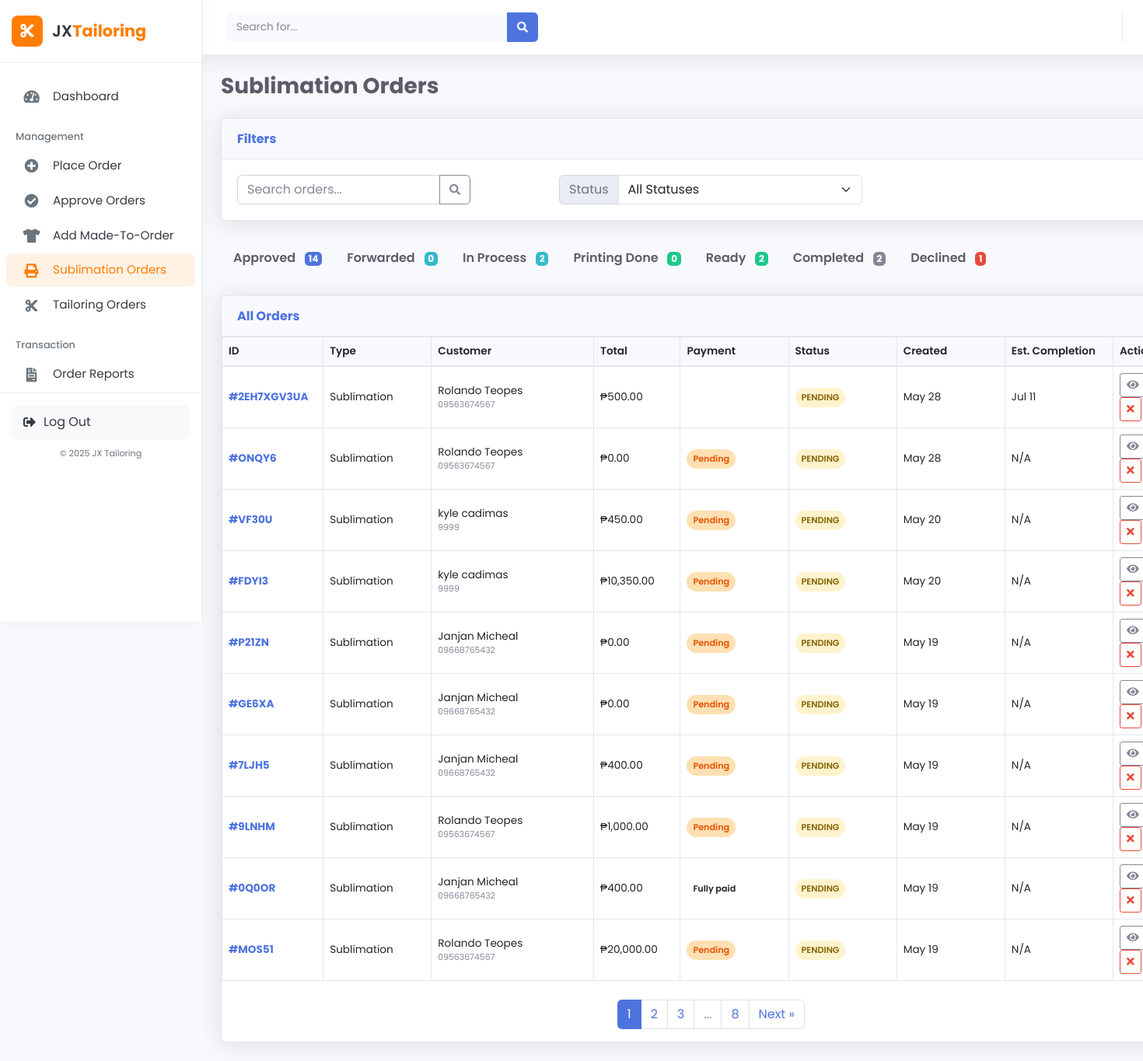
Before: /staff/sublimation_orders.php (signed in) with the older database file.
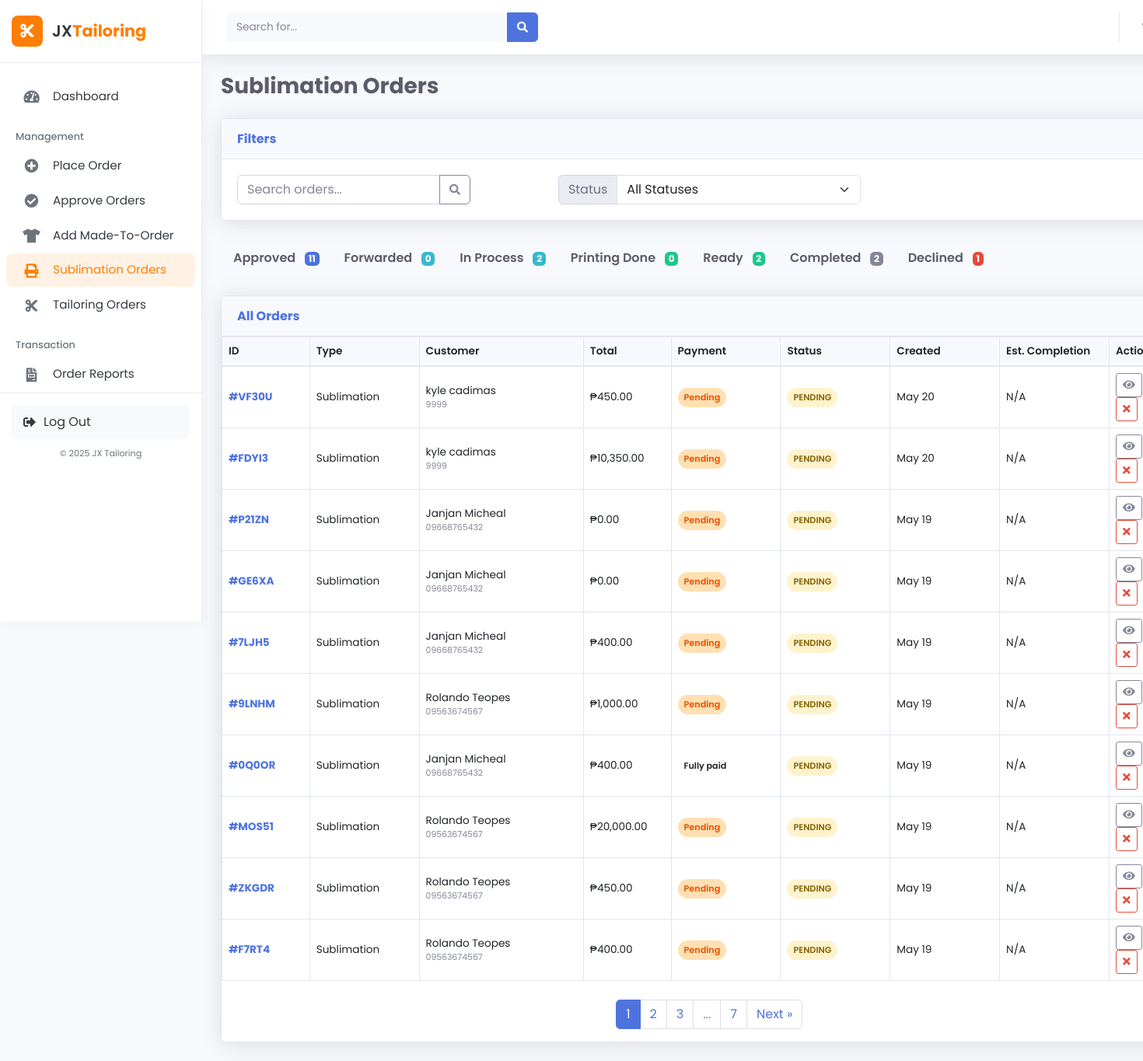
After: the same page with the newer database file.
### tables this page shows
CREATE TABLE `orders` (
  `order_id` varchar(10) NOT NULL,
  `customer_id` int(11) NOT NULL,
  `order_type` enum('tailoring','sublimation') NOT NULL,
  `total_amount` decimal(10,2) NOT NULL,
  `downpayment_amount` decimal(10,2) NOT NULL,
  `payment_method` enum('cash','gcash') NOT NULL,
  `payment_status` enum('pending','downpayment_paid','fully_paid') DEFAULT 'pending',
  `order_status` enum('pending_approval','declined','approved','forward_to_sublimator','in_process','printing_done','ready_for_pickup','completed') DEFAULT 'pending_approval',
  `staff_id` int(11) DEFAULT NULL,
  `manager_id` int(11) DEFAULT NULL,
  `notes` text DEFAULT NULL,
  `created_at` timestamp NOT NULL DEFAULT current_timestamp(),
  `updated_at` timestamp NOT NULL DEFAULT current_timestamp() ON UPDATE current_timestamp(),
  `screenshot_path` varchar(255) DEFAULT NULL,
  `status_history` text DEFAULT NULL
);

CREATE TABLE `customers` (
  `customer_id` int(11) NOT NULL,
  `username` varchar(50) NOT NULL,
  `password` varchar(255) NOT NULL,
  `email` varchar(100) NOT NULL,
  `first_name` varchar(50) NOT NULL,
  `last_name` varchar(50) NOT NULL,
  `phone_number` varchar(20) DEFAULT NULL,
  `address` text DEFAULT NULL,
  `created_at` timestamp NOT NULL DEFAULT current_timestamp(),
  `updated_at` timestamp NOT NULL DEFAULT current_timestamp() ON UPDATE current_timestamp()
);

### staff/sublimation_orders.php (the view, shortened to what the changed rows need)
<?php
include '../db.php';
$status_filter = isset($_GET['status']) ? $_GET['status'] : 'all';
$search_term = isset($_GET['search']) ? $_GET['search'] : '';
$page = isset($_GET['page']) ? (int)$_GET['page'] : 1;
$records_per_page = 10;
$offset = ($page - 1) * $records_per_page;
$where_clauses = ["o.order_type = 'sublimation'"];
$params = [];
$types = "";
$where_clause = !empty($where_clauses) ? "WHERE " . implode(" AND ", $where_clauses) : "";
$count_query = "SELECT COUNT(*) as total FROM orders o
               LEFT JOIN customers c ON o.customer_id = c.customer_id
               $where_clause";
$stmt = mysqli_prepare($conn, $count_query);
mysqli_stmt_execute($stmt);
$count_result = mysqli_stmt_get_result($stmt);
$total_records = mysqli_fetch_assoc($count_result)['total'];
$total_pages = ceil($total_records / $records_per_page);
$query = "SELECT o.*, c.first_name, c.last_name, c.email, c.phone_number,
         CASE
            WHEN o.order_type = 'sublimation' THEN t.completion_date
            ELSE NULL
         END AS completion_date
         FROM orders o
         LEFT JOIN customers c ON o.customer_id = c.customer_id
         LEFT JOIN sublimation_orders t ON o.order_id = t.order_id AND o.order_type = 'sublimation'
         $where_clause
         ORDER BY
            CASE
                WHEN o.order_status = 'pending_approval' THEN 1
                WHEN o.order_status = 'approved' THEN 2
                WHEN o.order_status = 'in_process' THEN 3
                WHEN o.order_status = 'printing_done' THEN 4
                WHEN o.order_status = 'ready_for_pickup' THEN 5
                WHEN o.order_status = 'completed' THEN 6
                ELSE 7
            END,
            o.created_at DESC
         LIMIT ?, ?";
$stmt = mysqli_prepare($conn, $query);
if (!empty($params)) {
    $types .= "ii";
    $params[] = $offset;
    $params[] = $records_per_page;
    mysqli_stmt_bind_param($stmt, $types, ...$params);
} else {
    mysqli_stmt_bind_param($stmt, "ii", $offset, $records_per_page);
}
mysqli_stmt_execute($stmt);
$result = mysqli_stmt_get_result($stmt);
$status_counts = [
    'pending_approval' => 0,
    'approved' => 0,
    'forward_to_sublimator' => 0,
    'in_process' => 0,
    'printing_done' => 0,
    'ready_for_pickup' => 0,
    'completed' => 0,
    'declined' => 0
];
$count_query = "SELECT order_status, COUNT(*) as count FROM orders WHERE order_type = 'sublimation' GROUP BY order_status";
$count_result = mysqli_query($conn, $count_query);
while ($row = mysqli_fetch_assoc($count_result)) {
    if (!empty($row['order_status'])) {
        $status_counts[$row['order_status']] = $row['count'];
    }
}
?>
<!DOCTYPE html>
<html lang="en">
<head>
    <link href="https://cdn.jsdelivr.net/npm/bootstrap@5.3.0/dist/css/bootstrap.min.css" rel="stylesheet">
    <link href="vendor/fontawesome-free/css/all.min.css" rel="stylesheet">
    <link href="css/sb-admin-2.min.css" rel="stylesheet">
</head>
<body id="page-top">
    <div id="wrapper">
        <?php include 'sidebar.php'; ?>
        <div id="content-wrapper" class="d-flex flex-column">
            <div id="content">
                <div class="container-fluid">
                    <div class="d-sm-flex align-items-center justify-content-between mb-4">
                        <h1 class="h3 mb-0 text-gray-800 font-weight-bold">
                            Sublimation Orders
                        </h1>
                    </div>
                    <div class="nav-pills-wrapper">
                        <ul class="nav nav-pills mb-4">
                            <li class="nav-item">
                                <a class="nav-link <?php echo $status_filter == 'approved' ? 'active' : ''; ?>" href="?status=approved">
                                    Approved <span class="badge bg-primary"><?php echo $status_counts['approved']; ?></span>
                                </a>
                            </li>
                        </ul>
                    </div>
                    <div class="card shadow mb-4">
                        <div class="card-body p-0">
                            <?php if (mysqli_num_rows($result) > 0): ?>
                                <div class="table-responsive">
                                    <table class="table table-bordered table-hover mb-0">
                                        <thead>
                                            <tr>
                                                <th class="col-id">ID</th>
                                                <th class="col-type d-none d-md-table-cell">Type</th>
                                                <th class="col-customer">Customer</th>
                                                <th class="col-total d-none d-lg-table-cell">Total</th>
                                                <th class="col-payment">Payment</th>
                                                <th class="col-status">Status</th>
                                                <th class="col-created d-none d-md-table-cell">Created</th>
                                                <th class="col-completion d-none d-xl-table-cell">Est. Completion</th>
                                                <th class="col-actions">Actions</th>
                                            </tr>
                                        </thead>
                                        <tbody>
                                            <?php while ($order = mysqli_fetch_assoc($result)):
                                            ?>
                                                <tr class="order-row">
                                                    <td>
                                                        <a href="view_order.php?id=<?php echo htmlspecialchars($order['order_id']); ?>" class="font-weight-bold">
                                                            #<?php echo htmlspecialchars($order['order_id']); ?>
                                                        </a>
                                                    </td>
                                                    <td class="d-none d-md-table-cell">
                                                        <?php echo ucfirst(htmlspecialchars($order['order_type'])); ?>
                                                    </td>
                                                    <td>
                                                        <div class="text-truncate-custom"><?php echo htmlspecialchars($order['first_name'] . ' ' . $order['last_name']); ?></div>
                                                        <small class="text-muted d-block text-truncate-custom"><?php echo htmlspecialchars($order['phone_number']); ?></small>
                                                    </td>
                                                    <td class="d-none d-lg-table-cell">₱<?php echo number_format($order['total_amount'], 2); ?></td>
                                                    <td>
                                                        <?php
                                                        $payment_class = '';
                                                        switch ($order['payment_status']) {
                                                            case 'pending':
                                                                $payment_class = 'payment-pending';
                                                                break;
                                                        }
                                                        $payment_status = str_replace('_', ' ', ucwords($order['payment_status']));
                                                        ?>
                                                        <span class="payment-badge <?php echo $payment_class; ?>">
                                                            <?php echo $payment_status; ?>
                                                        </span>
                                                    </td>
                                                    <td>
                                                        <?php
                                                        $status_class = '';
                                                        switch ($order['order_status']) {
                                                            case 'pending_approval':
                                                                $status_class = 'status-pending';
                                                                $status_text = 'Pending';
                                                                break;
                                                        }
                                                        ?>
                                                        <span class="status-badge <?php echo $status_class; ?>">
                                                            <?php echo $status_text; ?>
                                                        </span>
                                                    </td>
                                                    <td class="d-none d-md-table-cell">
                                                        <?php echo date('M d', strtotime($order['created_at'])); ?>
                                                    </td>
                                                    <td class="d-none d-xl-table-cell">
                                                        <?php
                                                        if ($order['completion_date']) {
                                                            echo date('M d', strtotime($order['completion_date']));
                                                        } else {
                                                            echo 'N/A';
                                                        }
                                                        ?>
                                                    </td>
                                                    <td>
                                                        <a href="view_order.php?id=<?php echo $order['order_id']; ?>"
                                                            class="btn btn-sm btn-outline-secondary me-1"
                                                            data-bs-toggle="tooltip" title="View Details">
                                                            <i class="fas fa-eye"></i>
                                                        </a>
                                                        <?php if ($order['order_status'] == 'pending_approval'): ?>
                                                            <a href="javascript:void(0)"
                                                                class="btn btn-sm btn-outline-danger decline-btn"
                                                                data-id="<?php echo $order['order_id']; ?>"
                                                                data-bs-toggle="tooltip" title="Decline">
                                                                <i class="fas fa-times"></i>
                                                            </a>
                                                        <?php endif; ?>
                                                    </td>
                                                </tr>
                                            <?php endwhile; ?>
                                        </tbody>
                                    </table>
                                </div>
                                <?php if ($total_pages > 1): ?>
                                    <div class="d-flex justify-content-center mt-4">
                                        <nav aria-label="Page navigation">
                                            <ul class="pagination">
                                                <?php
                                                $start_page = max(1, $page - 2);
                                                $end_page = min($total_pages, $page + 2);
                                                for ($i = $start_page; $i <= $end_page; $i++) {
                                                    echo '<li class="page-item ' . ($i == $page ? 'active' : '') . '">';
                                                    echo '<a class="page-link" href="?page=' . $i . '&status=' . $status_filter . '&search=' . urlencode($search_term) . '">' . $i . '</a>';
                                                    echo '</li>';
                                                }
                                                if ($end_page < $total_pages) {
                                                    if ($end_page < $total_pages - 1) {
                                                        echo '<li class="page-item disabled"><span class="page-link">...</span></li>';
                                                    }
                                                    echo '<li class="page-item"><a class="page-link" href="?page=' . $total_pages . '&status=' . $status_filter . '&search=' . urlencode($search_term) . '">' . $total_pages . '</a></li>';
                                                }
                                                ?>
                                            </ul>
                                        </nav>
                                    </div>
                                <?php endif; ?>
                            <?php endif; ?>
                        </div>
                    </div>
                </div>
            </div>
        </div>
    </div>
</body>
</html>

Changed rows visible on the page:
removed orders: order_id "2EH7XGV3UA", order_type "Sublimation", customer.last_name "Rolando Teopes", customer.phone_number "09563674567", total_amount "500.00", order_status "PENDING", created_at "May 28", completion_date "Jul 11"
removed orders: order_id "ONQY6", order_type "Sublimation", customer.last_name "Rolando Teopes", customer.phone_number "09563674567", total_amount "0.00", payment_status "Pending", order_status "PENDING", created_at "May 28", shows "N/A"
now on this page (row unchanged): orders: order_id "ZKGDR", order_type "Sublimation", customer.last_name "Rolando Teopes", customer.phone_number "09563674567", total_amount "450.00", payment_status "Pending", order_status "PENDING", created_at "May 19", shows "N/A"
now on this page (row unchanged): orders: order_id "F7RT4", order_type "Sublimation", customer.last_name "Rolando Teopes", customer.phone_number "09563674567", total_amount "400.00", payment_status "Pending", order_status "PENDING", created_at "May 19", shows "N/A"
Other visible differences:
$status_counts['approved']: "14" → "11"
$total_pages: "8" → "7"
